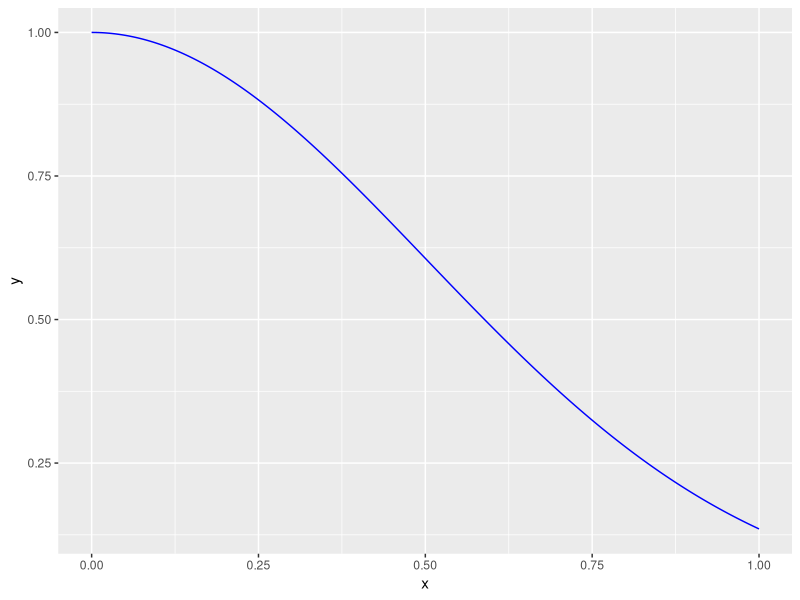
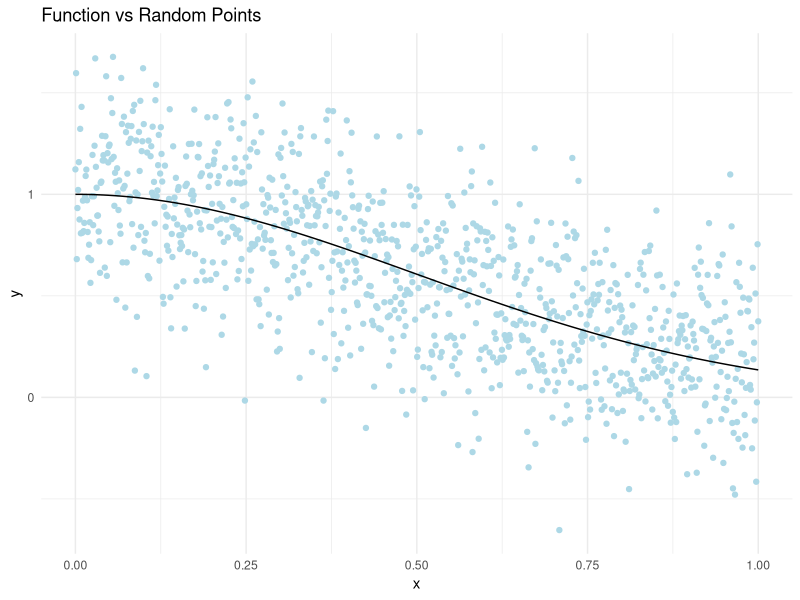

Generate these figures, in order, with R: (Note: this script raises an error after producing the figures.)
library(ggplot2)
library(splines)
library(MLmetrics)
library(Hmisc)
library(Matrix)
library(glmnet)

num_seeds <- 1
random_seeds <- sample(0:2000, num_seeds)


n <- 1000
x <- seq(0, 1, length.out = n)
f <- function(x) exp(-2 * x^2)
z <- f(x)
sd <- 0.3
sigma_sq <- sd^2
y <- z + rnorm(n, mean = 0, sd = sd)
mean(z^2)/mean((z-y)^2)
J <- 100


data <- data.frame(x = x, y = y, z = z)

ggplot(data, aes(x = x)) +
  geom_line(aes(y = z), color = "blue") +
  labs(x = "x", y = "y")

ggplot(data, aes(x = x)) +
  geom_point(aes(y = y), color = "lightblue") +
  geom_line(aes(y = z), color = "black") +
  labs(title = "Function vs Random Points", x = "x", y = "y") +
  theme(plot.title = element_text(size = 16)) +
  scale_color_manual(values = c("lightblue", "black")) +
  theme_minimal()


fourier_basis <- function(x, K) {
  # Check that x is within [0, 1]
  if (any(x < 0 | x > 1)) stop("x must be in [0,1]")
  
  n <- length(x)
  # Create a matrix that starts with a constant (intercept) column.
  # Then, for each k=1,...,K, add sin and cos terms.
  basis <- matrix(1, nrow = n, ncol = 2 * K + 1)
  
  for (k in 1:K) {
    basis[, 2 * k]   <- sin(2 * pi * k * x)
    basis[, 2 * k + 1] <- cos(2 * pi * k * x)
  }
  
  return(basis)
}



B <- fourier_basis(x, floor(J/2)-1)

Hs1 <- horseshoe(y, B, method.tau = c("halfCauchy"), Sigma2 = (sd)^2, tau=1,
                   method.sigma = c("fixed"), burn = 1000, nmc = 5000, thin = 1)
beta_hat1 <- as.vector(unlist(Hs1[1]))


# Create a data frame
plot_data <- data.frame(
  x = x,
  True_Function = z,
  Estimated = as.numeric(B%*%beta_hat1)
)

# Plot
ggplot(plot_data, aes(x = x)) +
  geom_line(aes(y = True_Function), color = "red", linewidth = 0.8) +  # True function (line)
  geom_point(aes(y = Estimated), color = "blue", size = 0.5, alpha = 0.5) +  # Estimates (points)
  labs(
    title = "True Function vs. Posterior Estimates",
    x = "x",
    y = "Value"
  ) +
  theme_minimal()



k <- cv.glmnet(B,z, alpha=0, nfolds = 20)$lambda.min
precision_matrix <- (1/((sigma_sq)/k) * diag(ncol(B)) + (1/sigma_sq) * crossprod(B))
theta <- solve(precision_matrix, (1/sigma_sq) * crossprod(B, y))

MSE(z,as.numeric(B%*%beta_hat1))
MSE(z, as.numeric(B%*%theta))


J_values <- c(seq(8,100, by = 4))
k_values <- rep(0,length(J_values))
mse_values_2_1 <- numeric(length(J_values))
mse_values_2_2 <- numeric(length(J_values))

for (i in seq_along(J_values)) {
  
  B <- fourier_basis(x, floor(J_values[i]/2)-1)
  Hs1 <- horseshoe(y, B, method.tau = c("halfCauchy"), Sigma2 = (sd)^2, tau=1,
                   method.sigma = c("fixed"), burn = 1000, nmc = 5000, thin = 1)
  
  beta_hat1 <- as.vector(unlist(Hs1[1]))
  
  k_values[i] <- cv.glmnet(B,z, alpha=0, nfolds = 20)$lambda.min
  
  precision_matrix <- (1/((sigma_sq)/k_values[i]) * diag(ncol(B)) + (1/sigma_sq) * crossprod(B))
  
  beta_hat2 <- solve(precision_matrix, (1/sigma_sq) * crossprod(B, y))
  
  mse_values_2_1[i] <- MSE(z, as.numeric(B %*% beta_hat1))
  
  mse_values_2_2[i] <- MSE(z, as.numeric(B %*% beta_hat2))
  
  cat(sprintf("J=%d | k=%.2f | MSE_1=%.4f, | MSE_2=%.4f\n", J_values[i], k_values[i], 
              
              mse_values_2_1[i], mse_values_2_2[i]))
}

results <- data.frame(
  J = J_values,
  k = k_values,
  MSE_1 = mse_values_2_1,
  MSE_2 = mse_values_2_2
)

ggplot(results, aes(x = J_values)) +
  geom_line(aes(y = MSE_1), color = "red", linewidth = 0.8) +  # True function (line)
  geom_line(aes(y = MSE_2), color = "blue", linewidth = 0.8) +  # True function (line)
  labs(
    title = "Hs vs Normal",
    x = "Knots",
    y = "MSE"
  ) +
  theme_minimal()
